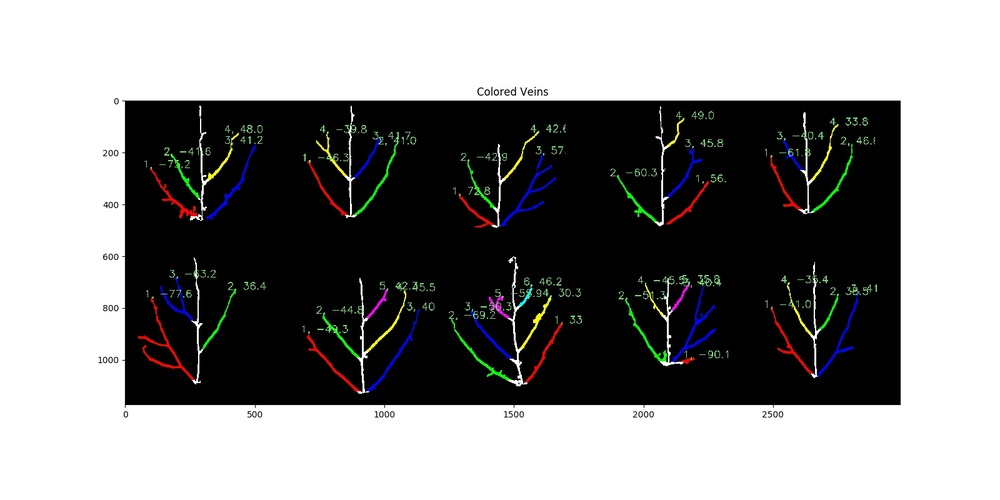
#> input picture images/color_veins_with_angles.jpg, 1000 x 500 px, shrunk from 1600 x 800 before the run
$ python -i local_enhancement.py   (imports and definitions only)   (older library calls are emulated)
#> lines starting #> are read from the running program, lines starting #| are printed output that depends on the picture; after the words box and inside, x2 and y2 are one past the last pixel; in counts of white or black regions, pixels touching at a corner belong together
import cv2
import numpy as np


def local_enhancement(image):

#> called with image = 'images/color_veins_with_angles.jpg'
    img = cv2.imread(image, 0)
#> img: shape (500, 1000); min 0, max 255, mean 138.3
    clahe = cv2.createCLAHE(clipLimit=2, tileGridSize=(10, 10))
    img_equalized = clahe.apply(img)

    h, w = img.shape
#> h = 500; w = 1000
    # img_GB = cv2.GaussianBlur(img, (3, 3), 0)
    img_GB = cv2.bilateralFilter(img, 3, 50, 50)
    canny_threshold_common = [40, 100]
    canny_threshold_enhanced = [30, 60]
    edge_canny_up = cv2.Canny(img_GB[:round(h/6), round(w/2)-20:round(w/2)+20], *canny_threshold_common, apertureSize=3)
#> edge_canny_up: shape (83, 40); every value is 0
    edge_canny_middle = cv2.Canny(img_GB[round(h/6):round(h/2), round(w/2)-20:round(w/2)+20],
                                  *canny_threshold_enhanced, apertureSize=3)
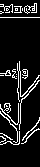
#> edge_canny_middle: shape (167, 40); 10.8% white in thin lines or dots, all inside (x1, y1, x2, y2) = (0, 3, 40, 145)
    t = list(edge_canny_middle.ravel() == 255).count(1)/len(list(edge_canny_middle.ravel()))
#> t = 0.108

    while not 1/40 < t < 1/20:
        # print(t)
        if t <= 1/40:
            canny_threshold_enhanced = [canny_threshold_enhanced[0] - 1, canny_threshold_enhanced[1] - 1]
        else:
            canny_threshold_enhanced = [canny_threshold_enhanced[0] + 1, canny_threshold_enhanced[1] + 1]
        edge_canny_middle = cv2.Canny(img_GB[round(h / 6):round(h / 2), round(w / 2) - 20:round(w / 2) + 20],
                                      *canny_threshold_enhanced, apertureSize=3)
        t = list(edge_canny_middle.ravel() == 255).count(1) / len(list(edge_canny_middle.ravel()))
#> this loop made 784 passes
#> (canny_threshold_enhanced, t) on passes 1 to 12: ([31, 61], 0.108), ([32, 62], 0.108), ([33, 63], 0.108), ([34, 64], 0.108), ([35, 65], 0.108), ([36, 66], 0.108), ([37, 67], 0.108), ([38, 68], 0.108), ([39, 69], 0.108), ([40, 70], 0.108), ([41, 71], 0.108), ([42, 72], 0.108)
#> canny_threshold_enhanced on passes 61 to 66: [91, 121], [92, 122], [93, 123], [94, 124], [95, 125], [96, 126]
#> after the loop, canny_threshold_enhanced = [814, 844]
    edge_canny_down = cv2.Canny(img_GB[round(h/2):, round(w/2)-20:round(w/2)+20], *canny_threshold_common, apertureSize=3)
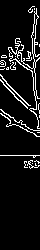
#> edge_canny_down: shape (250, 40); 8.8% white in thin lines or dots, all inside (x1, y1, x2, y2) = (0, 6, 40, 169)
    edge_canny_middle_horizontally = np.vstack((edge_canny_up, edge_canny_middle, edge_canny_down))
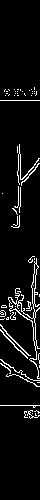
#> edge_canny_middle_horizontally: shape (500, 40); 6.1% white in thin lines or dots, all inside (x1, y1, x2, y2) = (0, 87, 40, 419)
    edge_canny_left = cv2.Canny(img_GB[:, :round(w/2)-20], *canny_threshold_common, apertureSize=3)
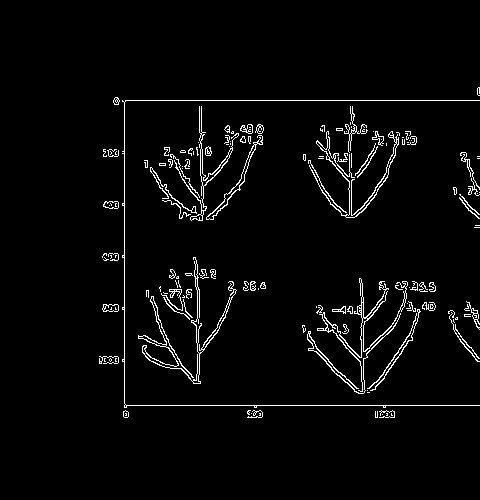
#> edge_canny_left: shape (500, 480); 3.2% white in thin lines or dots, all inside (x1, y1, x2, y2) = (99, 87, 480, 418)
    edge_canny_right = cv2.Canny(img_GB[:, round(w/2)+20:], *canny_threshold_common, apertureSize=3)
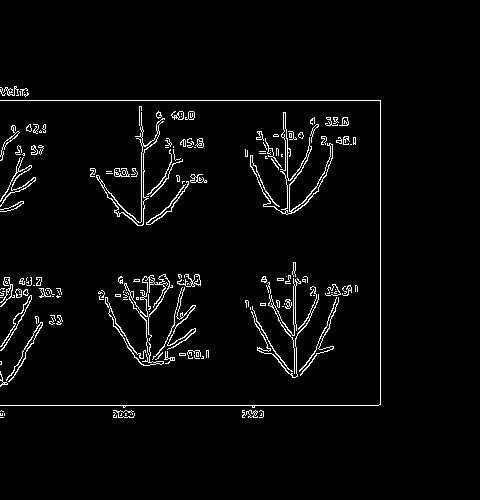
#> edge_canny_right: shape (500, 480); 3.3% white in thin lines or dots, all inside (x1, y1, x2, y2) = (0, 86, 381, 418)
    edge_canny = np.hstack((edge_canny_left, edge_canny_middle_horizontally, edge_canny_right))
#> edge_canny: shape (500, 1000); 3.4% white in thin lines or dots, all inside (x1, y1, x2, y2) = (99, 86, 901, 419)

    edge_equalized = cv2.Canny(img_equalized, *canny_threshold_common, apertureSize=3)
#> edge_equalized: shape (500, 1000); 3.5% white in thin lines or dots, all inside (x1, y1, x2, y2) = (98, 86, 901, 419)

    # [9 lines of commented-out code are left out]
    kernel = cv2.getStructuringElement(cv2.MORPH_RECT, (2, 4))
    edge_canny = cv2.dilate(edge_canny, kernel)
#> edge_canny: shape (500, 1000); 9.3% white; 59 white regions (3 under 20 px), largest, box (x1, y1, x2, y2) and area: (122, 85, 902, 421) 9009, (448, 255, 583, 389) 4772, (302, 277, 437, 396) 4264
    edge_canny = cv2.dilate(edge_canny, kernel)
#> edge_canny: shape (500, 1000); 13.2% white; 27 white regions, largest, box (x1, y1, x2, y2) and area: (113, 84, 903, 423) 28191, (448, 254, 584, 391) 6340, (302, 276, 438, 398) 5833
    edge_canny = cv2.dilate(edge_canny, kernel)
#> edge_canny: shape (500, 1000); 16.8% white; 17 white regions, largest, box (x1, y1, x2, y2) and area: (99, 83, 904, 425) 39013, (448, 253, 585, 393) 7718, (302, 275, 439, 400) 7301
    edge_canny = cv2.erode(edge_canny, kernel)
#> edge_canny: shape (500, 1000); 13.3% white; 17 white regions, largest, box (x1, y1, x2, y2) and area: (100, 85, 904, 424) 30165, (449, 255, 585, 392) 6401, (303, 277, 439, 399) 5870

    edge_canny = cv2.morphologyEx(edge_canny, cv2.MORPH_CLOSE, kernel)
#> edge_canny: shape (500, 1000); 13.3% white; 17 white regions, largest, box (x1, y1, x2, y2) and area: (101, 86, 905, 425) 30165, (450, 256, 586, 393) 6401, (304, 278, 440, 400) 5870
    kernel2 = cv2.getStructuringElement(cv2.MORPH_RECT, (3, 3))
    edge_canny = cv2.morphologyEx(edge_canny, cv2.MORPH_CLOSE, kernel2)
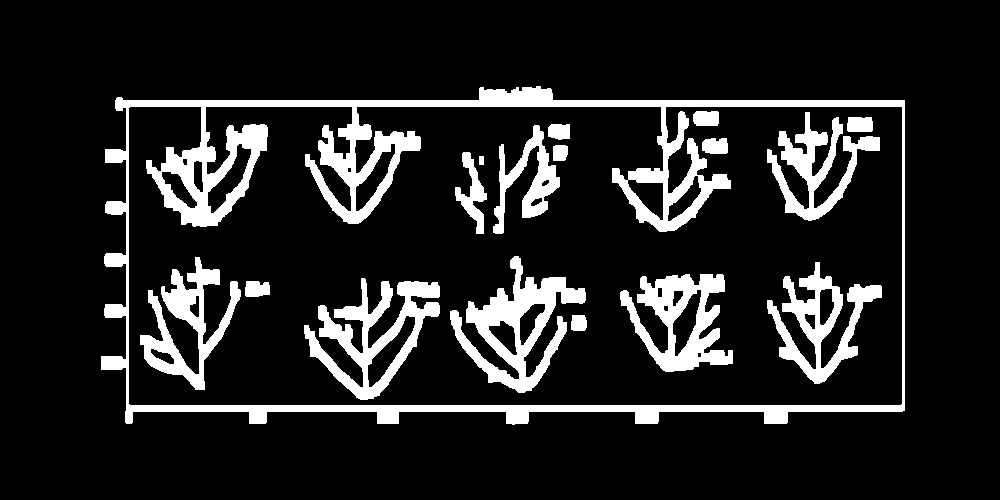
#> edge_canny: shape (500, 1000); 13.4% white; 17 white regions, largest, box (x1, y1, x2, y2) and area: (101, 86, 905, 425) 30299, (450, 256, 586, 393) 6451, (304, 278, 440, 400) 5908

    # 形态学处理
    kernel = cv2.getStructuringElement(cv2.MORPH_RECT, (2, 2))
    edge_equalized = cv2.dilate(edge_equalized, kernel)
#> edge_equalized: shape (500, 1000); 7.4% white; 57 white regions (2 under 20 px), largest, box (x1, y1, x2, y2) and area: (122, 100, 902, 409) 4421, (448, 256, 564, 388) 3508, (306, 278, 437, 395) 3233
    edge_equalized = cv2.dilate(edge_equalized, kernel)
#> edge_equalized: shape (500, 1000); 9.8% white; 29 white regions, largest, box (x1, y1, x2, y2) and area: (113, 97, 903, 421) 7838, (448, 256, 565, 389) 4542, (302, 278, 438, 396) 4495
    edge_equalized = cv2.dilate(edge_equalized, kernel)
#> edge_equalized: shape (500, 1000); 11.8% white; 19 white regions, largest, box (x1, y1, x2, y2) and area: (98, 86, 904, 422) 12162, (448, 256, 585, 390) 5895, (302, 278, 439, 397) 5326
    edge_equalized = cv2.erode(edge_equalized, kernel)
#> edge_equalized: shape (500, 1000); 9.9% white; 19 white regions, largest, box (x1, y1, x2, y2) and area: (99, 87, 904, 422) 9580, (449, 257, 585, 390) 5102, (303, 279, 439, 397) 4527

    edge_equalized = cv2.morphologyEx(edge_equalized, cv2.MORPH_CLOSE, kernel)
#> edge_equalized: shape (500, 1000); 9.9% white; 19 white regions, largest, box (x1, y1, x2, y2) and area: (100, 88, 905, 423) 9580, (450, 258, 586, 391) 5102, (304, 280, 440, 398) 4527
    kernel2 = cv2.getStructuringElement(cv2.MORPH_RECT, (3, 3))
    edge_equalized = cv2.morphologyEx(edge_equalized, cv2.MORPH_CLOSE, kernel2)
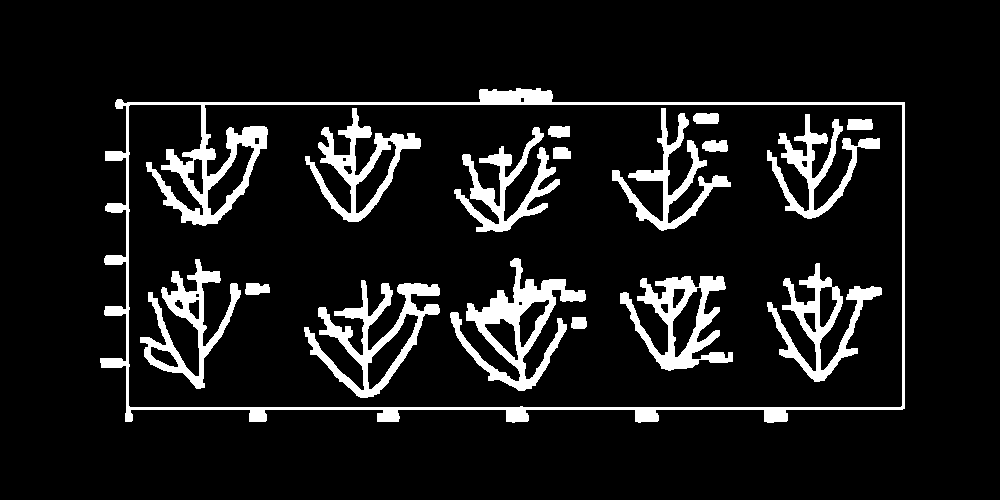
#> edge_equalized: shape (500, 1000); 10% white; 17 white regions, largest, box (x1, y1, x2, y2) and area: (100, 88, 905, 423) 13984, (450, 258, 586, 391) 5209, (304, 280, 440, 398) 4571

    return img, img_equalized, edge_canny, edge_equalized

>>> result = local_enhancement('images/color_veins_with_angles.jpg')
